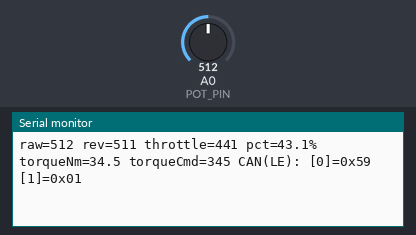
Simulated run of this sketch. Board: Arduino Uno, built with avr-gcc and run on an emulated ATmega328P. Shown: the last lines printed to the serial monitor. The inputs (shaded band) are chosen by the test bench; at power-on: A0 (POT_PIN) = 512.

Above: at 3.1 s.
3.2 s: A0 (POT_PIN) set to 122
At 3.3 s:
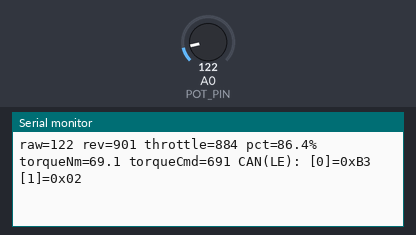
5.2 s: A0 (POT_PIN) set to 115
At 5.36 s:
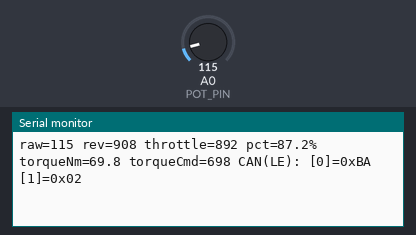

Measured:
- the behaviour switches between 116 and 115 on A0 (POT_PIN) (found by bisection; images 1 and 2)
- after the input at 3.2 s, the serial monitor: prints a new line after 0.10 s (image 1)
- after the input at 5.2 s, the serial monitor: prints a new line after 0.05 s (image 2)

The sketch:

Pot_Testing.ino
```cpp
/*
  Single pot test: reverse + deadzone + torque scaling + CAN bytes (little-endian)

  - Reads pot on A0
  - Optional reverse
  - Deadzone 10-15%
  - Maps to torque (Nm) using MAX_TORQUE_NM
  - Converts to torque command (Nm*10 integer)
  - Prints CAN bytes in LITTLE-ENDIAN: low first, high second
*/

const int POT_PIN = A0;

const int DEADZONE_PCT = 12;     // 10-15% typical
const int REVERSE_INPUT = 1;     // 1 = reverse, 0 = normal

const float MAX_TORQUE_NM = 80.0f;   // <-- set this to your desired max torque at 100% pedal
const float TORQUE_SCALE = 10.0f;    // Nm*10 format

int applyDeadzoneAndRescale(int v)
{
  v = constrain(v, 0, 1023);

  int dz = (DEADZONE_PCT * 1023) / 100;
  if (v <= dz) return 0;

  long num = (long)(v - dz) * 1023L;
  long den = (1023 - dz);
  if (den <= 0) return 0;

  return constrain((int)(num / den), 0, 1023);
}

void setup()
{
  Serial.begin(115200);
  while(!Serial){}
  Serial.println("Pot test: reverse + deadzone + torque + CAN bytes (little-endian)");
}

void loop()
{
  int raw = analogRead(POT_PIN);

  int v = raw;
  if (REVERSE_INPUT) v = 1023 - raw;

  int throttle = applyDeadzoneAndRescale(v);          // 0..1023
  float pct = (throttle / 1023.0f) * 100.0f;          // 0..100

  // torque in Nm based on max torque
  float torqueNm = (pct / 100.0f) * MAX_TORQUE_NM;

  // command integer in Nm*10
  int torqueCmd = (int)(torqueNm * TORQUE_SCALE + 0.5f);

  // LITTLE-ENDIAN bytes
  byte low  = (byte)(torqueCmd & 0xFF);
  byte high = (byte)((torqueCmd >> 8) & 0xFF);

  Serial.print("raw=");
  Serial.print(raw);
  Serial.print(" rev=");
  Serial.print(v);
  Serial.print(" throttle=");
  Serial.print(throttle);
  Serial.print(" pct=");
  Serial.print(pct, 1);
  Serial.print("% torqueNm=");
  Serial.print(torqueNm, 1);
  Serial.print(" torqueCmd=");
  Serial.print(torqueCmd);

  Serial.print(" CAN(LE): [0]=0x");
  if (low < 16) Serial.print("0");
  Serial.print(low, HEX);

  Serial.print(" [1]=0x");
  if (high < 16) Serial.print("0");
  Serial.print(high, HEX);

  Serial.println();
  delay(100);
}
```
